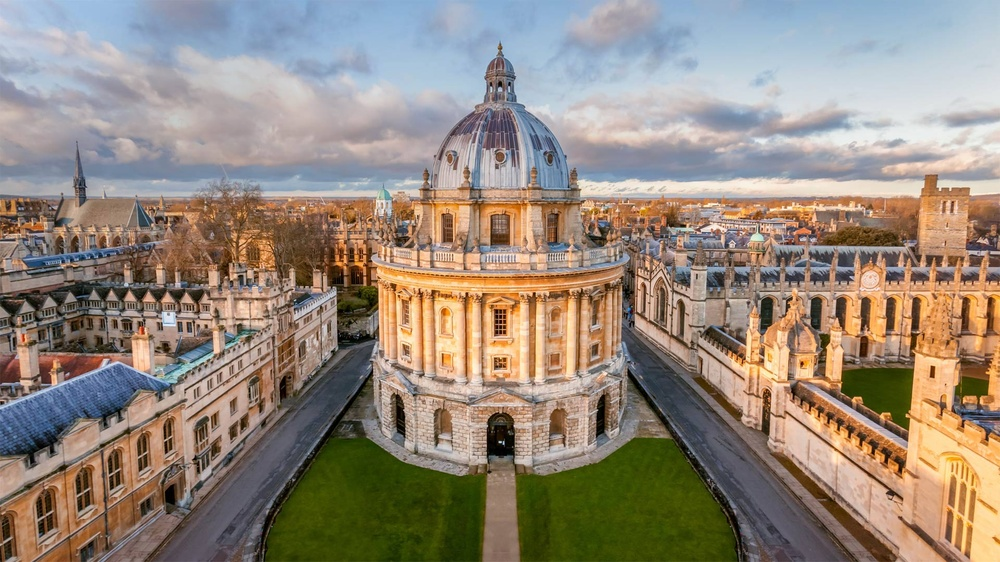
#> input picture base/PIL/lib.jpg, 1000 x 562 px, shrunk from 1920 x 1080 before the run
$ python ga_filter.py
#> lines starting #> are read from the running program, lines starting #| are printed output that depends on the picture
from PIL import Image
from pylab import *
from scipy.ndimage import filters

# 灰度图像的高斯模糊
im1 = array(Image.open('lib.jpg').convert('L'))
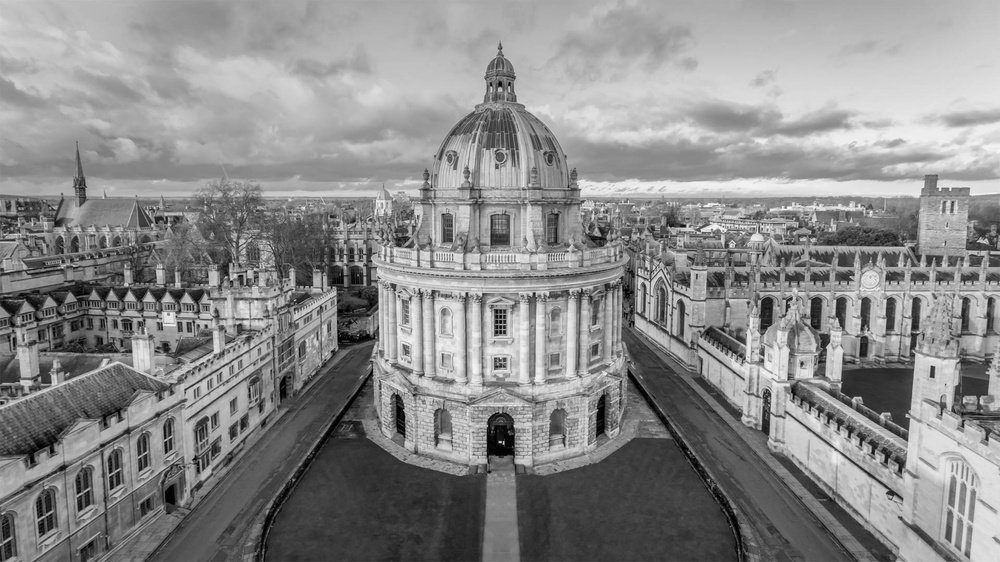
#> im1: shape (562, 1000); min 0, max 248, mean 138.7

# 不同标准差的高斯核
im2 = filters.gaussian_filter(im1, 2)
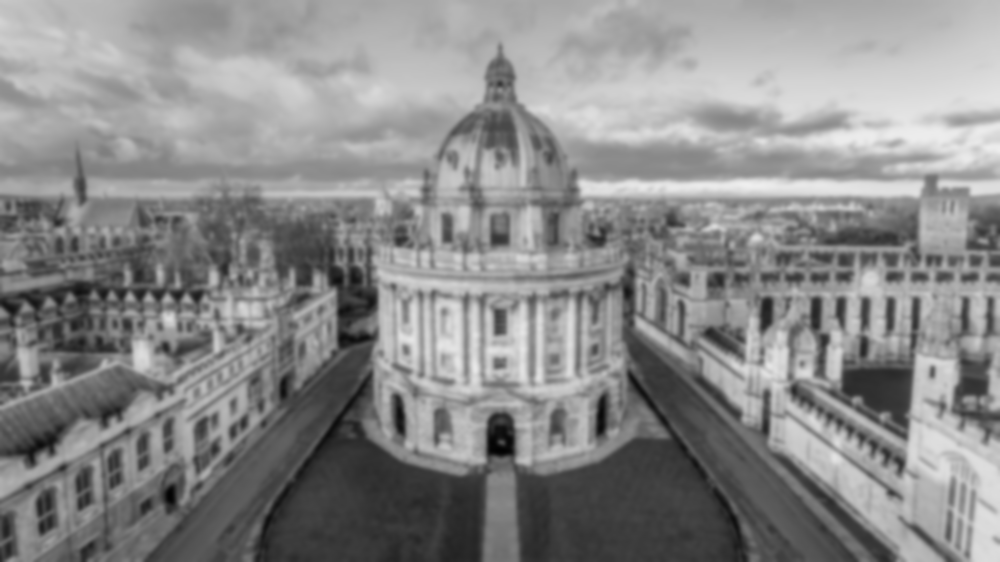
#> im2: shape (562, 1000); min 2, max 239, mean 137.7
im3 = filters.gaussian_filter(im1, 5)
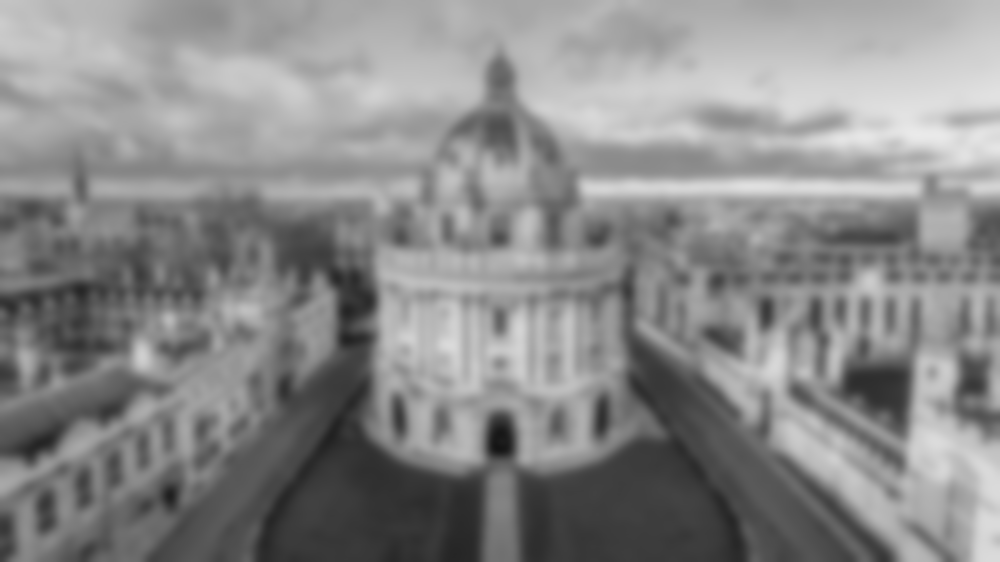
#> im3: shape (562, 1000); min 20, max 234, mean 137.7
im4 = filters.gaussian_filter(im1, 10)
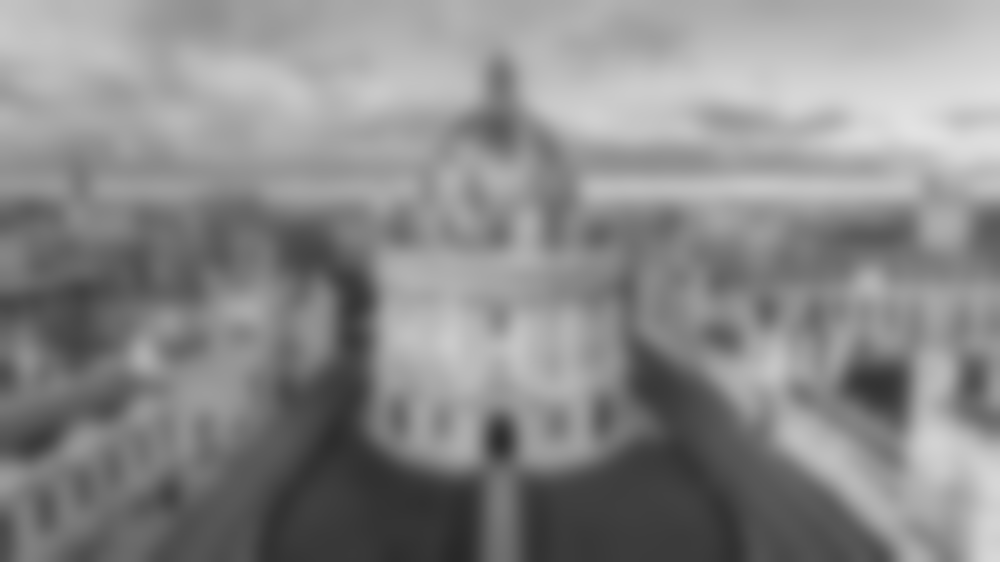
#> im4: shape (562, 1000); min 40, max 226, mean 137.7


# 绘制图像
figure()

subplot(2, 2, 1)
imshow(im1, cmap="gray")
axis('off')

subplot(2, 2, 2)
imshow(im2, cmap="gray")
axis('off')

subplot(2, 2, 3)
imshow(im3, cmap="gray")
axis('off')

subplot(2, 2, 4)
imshow(im4, cmap="gray")
axis('off')

# 彩色图像的高斯模糊(对每一个颜色通道进行高斯模糊)
im_c = array(Image.open('lib.jpg'))
#> im_c is the input picture: shape (562, 1000, 3); mean R, G, B 148.9, 136.4, 123.5

im5 = zeros(im_c.shape)
for i in range(3):
    im5[:, :, i] = filters.gaussian_filter(im_c[:, :, i], 5)
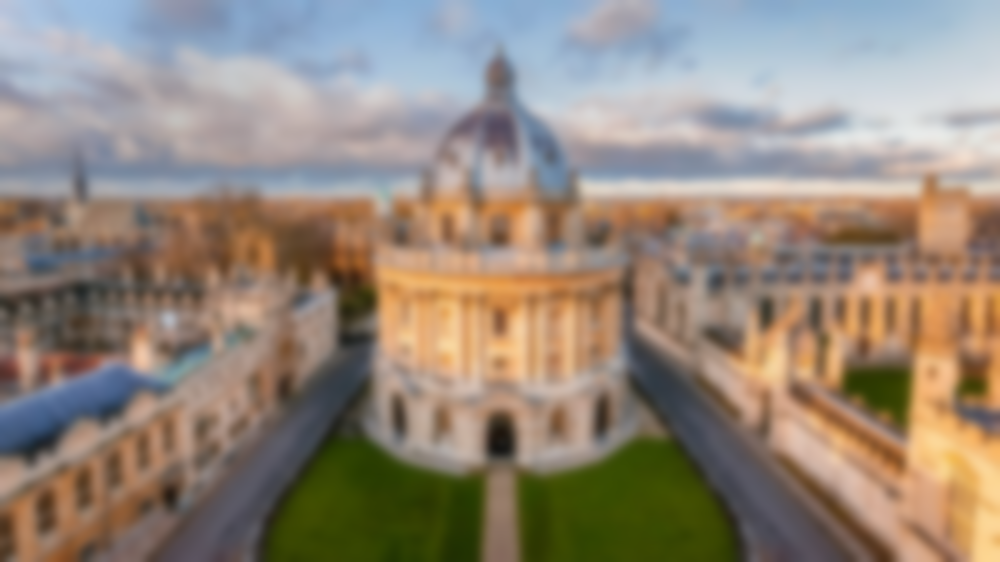
#> im5: shape (562, 1000, 3) float64; mean R, G, B 147.9, 135.4, 122.5

im5 = array(im5, 'uint8')
# 或者im5 = uint(im5)


figure()
imshow(im5, cmap='gray')
axis('off')


show()

$ run again, with base/PIL/th.jpg copied over base/PIL/lib.jpg
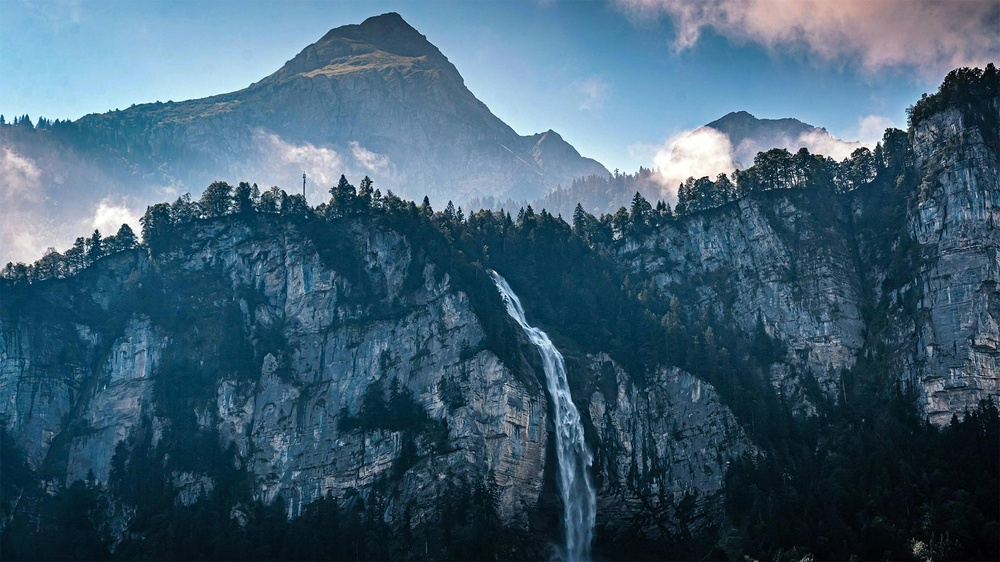
#> input picture base/PIL/th.jpg, 1000 x 562 px, shrunk from 1920 x 1080 before the run
#> `im3 = filters.gaussian_filter(im1, 5)`:
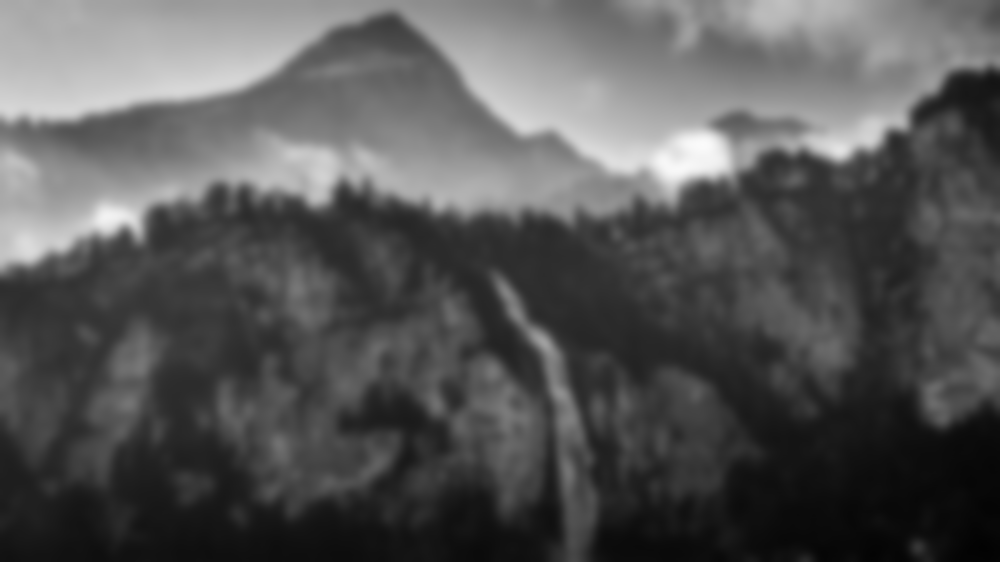
#> im3: shape (562, 1000); min 2, max 251, mean 86.1
#> im_c is the input picture: shape (562, 1000, 3); mean R, G, B 63.4, 93.9, 114.2
#> `show()`:
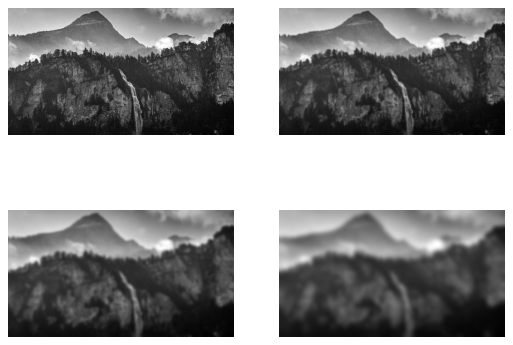
#> figure drawn by matplotlib, 4 panels
